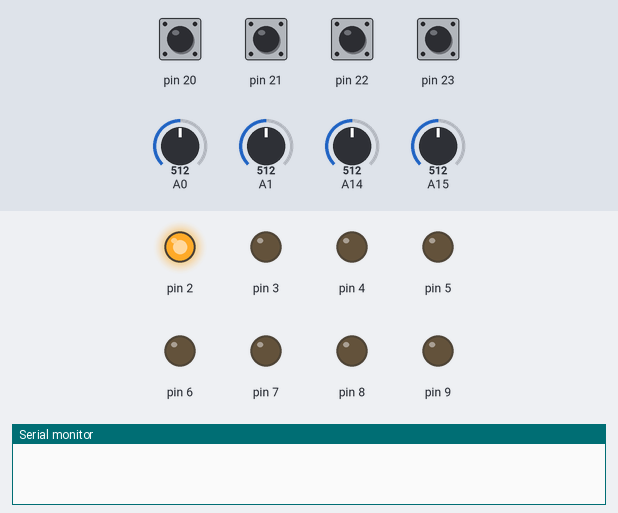
This sketch was run on a simulated Arduino Mega 2560, built with avr-gcc and run on an emulated ATmega2560. Parts: output pins drawn as LEDs (lit = HIGH), the last lines printed to the serial monitor. The test bench sets the inputs (shaded band); at power-on: pin 20–23 HIGH, A0 = 512, A1 = 512, A14 = 512, A15 = 512.

Above: at 0.1 s.
At 5.2 s:
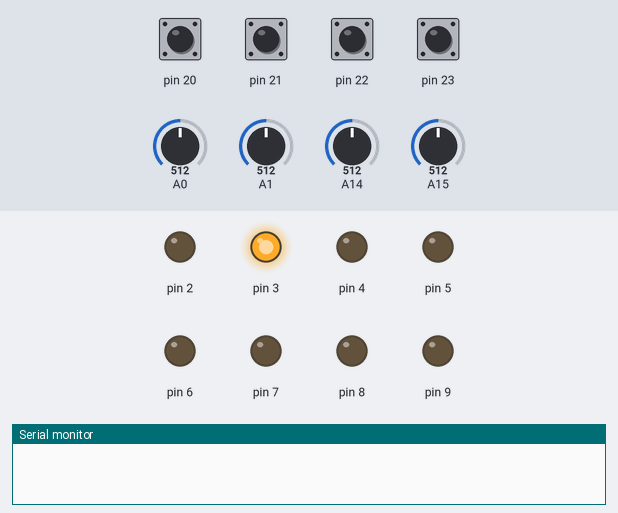
At 10.3 s:
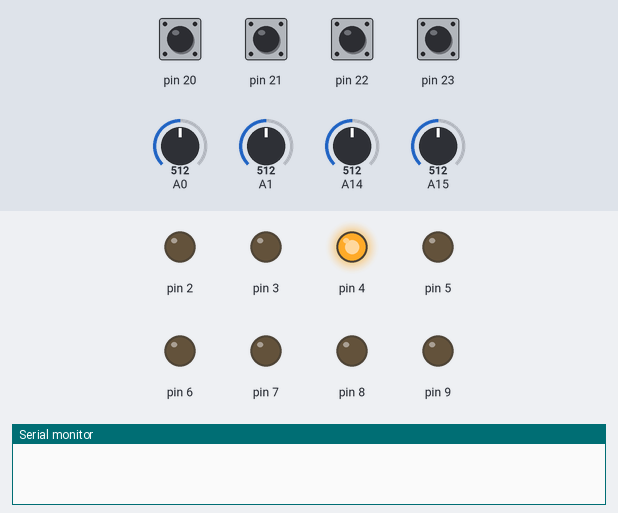
At 15.4 s:
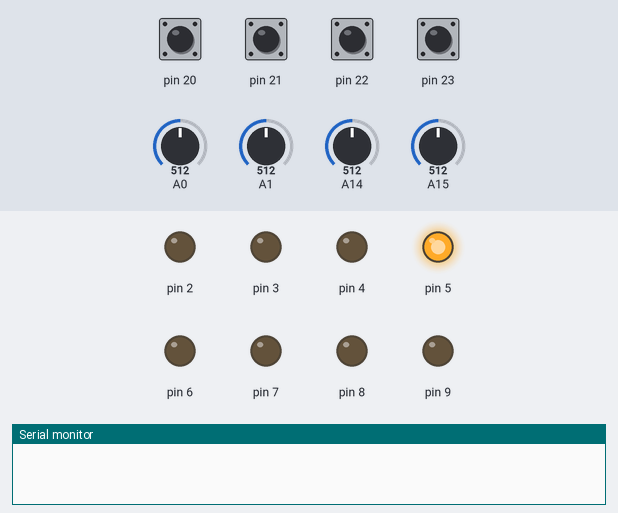
At 20.5 s:
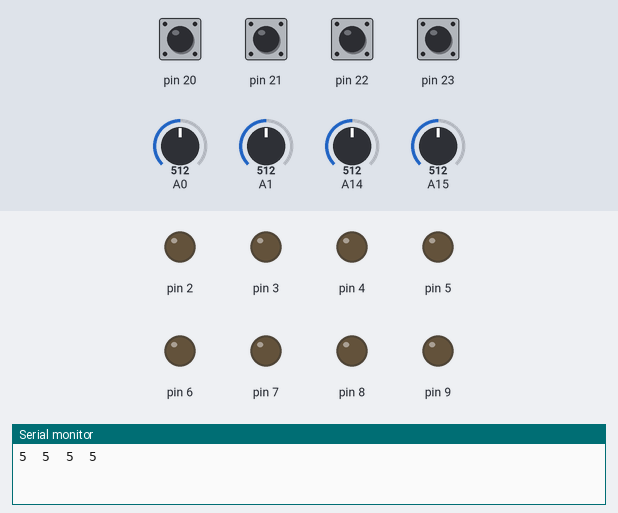
Timing chart, 0 to 22.0 s (numbered marks = the images above):
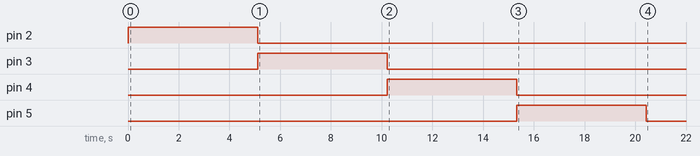

The sketch:

TestboardHardware.ino
```cpp
//#include "AssdetectorButton.h"
#include "Assdetector.h"
#include "RangeFinder.h"

/*****[Collection of Assdetectors]*****/
AssDetector buttox1(19,21,2);
AssDetector buttox2(19,22,3);
AssDetector buttox3(19,23,4);
AssDetector buttox4(19,20,5);

/*****[Collection of legDetectors]*****/
RangeFinder legDetector1(14, 50, 6);
RangeFinder legDetector2(15, 50, 7);
RangeFinder legDetector3(16, 50, 8);
RangeFinder legDetector4(17, 50, 9);

/*****[Payload that needs to be sent to the ledcontroller]*****/
const int payLoadLength = 10;
uint8_t payLoad[payLoadLength] = {

	'*', 	//Start of message
	0,		// 0 or 1 -- someone is sitting down on the outmost left spot
	0,		// 0 or 1 -- someone is sitting down on the middle left spot
	0,		// 0 or 1 -- someone is sitting down on the middle right spot
	0,		// 0 or 1 -- someone is sitting down on the outmost right spot
	0,		// 0 to 3 -- Rangefinder detection level outmost left sensor
	0,		// 0 to 3 -- Rangefinder detection level middle left sensor
	0,		// 0 to 3 -- Rangefinder detection level middle right sensor
	0,		// 0 to 3 -- Rangefinder detection level outmost right sensor
	'$'		//End of message
};

/*****[Timer Variables]*****/
unsigned int messageInterval = 100;
unsigned long previousTimeMessage = 0;

void setup(){

	Serial.begin(19200);
	Serial1.begin(19200);


	//only for hard value threshold
	buttox1.CalculateTreshold();
	buttox2.CalculateTreshold();
	buttox3.CalculateTreshold();
	buttox4.CalculateTreshold();

	//Serial.print("ready");
}

void loop(){
	unsigned long currentTime = millis();

	legDetector1.Update();
	legDetector2.Update();
	legDetector3.Update();
	legDetector4.Update();

	//use for hard value threshold
	buttox1.UpdateHard();
	buttox2.UpdateHard();
	buttox3.UpdateHard();
	buttox4.UpdateHard();

	composePayload();

	if((unsigned long)(currentTime - previousTimeMessage) >= messageInterval){
		//If the intervaltime has passed
		sendPayload();
		//Save the current time for the next interval
		previousTimeMessage = currentTime;
	}


	/*****[Debug part]*****/
	Serial.print(buttox1.DebugValues());
	Serial.print("\t");
	Serial.print(buttox2.DebugValues());
	Serial.print("\t");
	Serial.print(buttox3.DebugValues());
	Serial.print("\t");
	Serial.println(buttox4.DebugValues());
}

void  composePayload(){

	payLoad[1] = buttox1.ReturnState();
	payLoad[2] = buttox2.ReturnState();
	payLoad[3] = buttox3.ReturnState();
	payLoad[4] = buttox4.ReturnState();
	payLoad[5] = legDetector1.ReturnState();
	payLoad[6] = legDetector2.ReturnState();
	payLoad[7] = legDetector3.ReturnState();
	payLoad[8] = legDetector4.ReturnState();

	//buttox.ReturnState();
	//Debug for Rangefinder Values
	//Serial.println();
}

void sendPayload(){

	for(int i=0; i<payLoadLength; i++){
	   Serial1.write(payLoad[i]);

	   /*****[Debug]*****/
	   //Serial.print(payLoad[i]);
	  // Serial.print(" ");
	}
	//Serial.println();
}
```

Assdetector.h
```cpp
#include "CapacitiveSensor.h"
#include "SimpleKalmanFilter.h"

class AssDetector{

	int debugLedPin;
	int ledState;

	int currentCoupling;
	int prevCoupling;

	int assDetected;
	int thresholdHard;
	int thresholdChange;

	unsigned long interval;
	unsigned long previousTime;

	CapacitiveSensor cs;
	SimpleKalmanFilter kalmanFilter;

	public:
	AssDetector( int sendPin_, int receivePin_, int debugLedPin_): cs(sendPin_,receivePin_), kalmanFilter(10000,10000,0.05){
		//kalmanFilter(2000,2000,0.05)
		debugLedPin = debugLedPin_;

		currentCoupling = 0;
		prevCoupling = 0;

		ledState = LOW;
		assDetected = LOW;

		//interval =  600000;

		thresholdChange = 2000;
		//turn the led off
		pinMode(debugLedPin, OUTPUT);
		digitalWrite(debugLedPin, ledState);

		//Turn off autocalibration
		cs.set_CS_AutocaL_Millis(0xFFFFFFFF);

	}

	void UpdateHard(){
		//Use either this one to detect the asses not both!
		//make a snapshot of the time
		//unsigned long currentTime = millis();

		//calculate the current coupling value filtering using kalman
		currentCoupling = kalmanFilter.updateEstimate(cs.capacitiveSensor(20));

		if(currentCoupling > thresholdHard){
			//detection
			assDetected = HIGH;
			ledState = HIGH;
		}

		else if(currentCoupling < thresholdHard){

			assDetected = LOW;
			ledState = LOW;

			//if((unsigned long)(currentTime - previousTime) >= interval){
				//If the interval time has passed

				//Update the threshold hard
			//	thresholdHard = (0.4*currentCoupling)+currentCoupling;
			//	previousTime = currentTime;
				//Save the current time for the next interval
			//}
		}

		digitalWrite(debugLedPin, ledState);
	}

	void UpdateChange(){
		//Or use this one to detect the asses not both!

		//calculate the current coupling value filtering using kalman
		currentCoupling = kalmanFilter.updateEstimate(cs.capacitiveSensor(20));

		int change = currentCoupling - prevCoupling;

		if 		(change > thresholdChange){

			assDetected = HIGH;
			ledState = HIGH;
		}
		else if(change < -thresholdChange){

			assDetected = LOW;
			ledState = LOW;
		}

		prevCoupling = currentCoupling;
		digitalWrite(debugLedPin, ledState);
	}

	int ReturnState(){

		//return currentCoupling;
		return assDetected;
	}

	int DebugValues(){

		return currentCoupling;
	}

	void CalculateTreshold(){
		//threshold should be an increase of 20%
		//fill the kalmanFilter with data

		digitalWrite(debugLedPin, HIGH);
		for(int i=0; i<50; i++){
			currentCoupling = kalmanFilter.updateEstimate(cs.capacitiveSensor(20));
			delay(100);
		}

		//calculate the threshold
		thresholdHard = (0.7*currentCoupling)+currentCoupling;
		//thresholdHard = (currentCoupling + 2000);
		digitalWrite(debugLedPin, LOW);
	}

};
```

RangeFinder.h
```cpp
class RangeFinder{
	//declare variables
	int sensorPin;
	int debugLedPin;

	int reading;
	int sampleSize;

	int medianValue;
	int state;

	SimpleKalmanFilter kalmanFilter;

	public:
	RangeFinder( int sensorPin_, int sampleSize_, int debugLedPin_ ):kalmanFilter(10000,10000,0.05) {
		//set variables and one time operations
		sensorPin = sensorPin_;
		debugLedPin = debugLedPin_;
		sampleSize = sampleSize_;

		pinMode(debugLedPin, OUTPUT);
		digitalWrite(debugLedPin, LOW);
	}

	void Update(){
		//read the sensorState "SampleSize" times and store it in an array
		int distanceCm[sampleSize];

		for(int i=0; i<sampleSize; i++){
		    reading = analogRead(sensorPin);
		    distanceCm[i] = (reading/2)/0.3937;
		    //distanceCm[i] = reading;
		}

		medianValue = ReturnMedian(distanceCm, sampleSize);

		//set the debug led and the states
		if		(medianValue < 60)	{
			//people are very close to the sensor
			state = 3;
			digitalWrite(debugLedPin, HIGH);
		}
		else if (medianValue > 60 && medianValue < 200)	{
			//people are further then 60 cm roughly
			state = 2;
			digitalWrite(debugLedPin, HIGH);
		}
		else if (medianValue > 200 && medianValue < 400)	{
			state = 1;
			digitalWrite(debugLedPin, HIGH);
		}
		else if (medianValue > 400){

			state = 0;
			digitalWrite(debugLedPin, LOW);
		}
	}

	int ReturnState(){

		/*****[Debug]*****/
		//Serial.print(sensorPin);
		//Serial.print(" = ");
		//Serial.print(medianValue);
		//Serial.print(" = ");
		//Serial.print(state);
		//Serial.print("    ");

		return state;
	}

	private:
	int ReturnMedian(int values[], int valueAmount){
		//sort the values from small to big using bubble sort (don't use too much values!)
		//then return the median --> the middle reading

		//calculate the amount of passed needed
		int sortAmounts = valueAmount-1;
		//keep track of the amount of passes done to skip the already sorted places
		int count = 0;
		for(int i=0; i<sortAmounts; i++){
			//loop through the array skipping though the places already sorted by substracting the counts and skipping the last value
			for(int i=0; i<valueAmount-count-1; i++){
		    	//compare the current value to the next value
		    	if(values[i] > values[i+1]){
		    		//if the value is bigger, move it up the chain by swapping it
		    		//save the second value temporary
		    		int saveIt = values[i+1];
		    		//overwrite the second value with the first value
		    		values[i+1] = values[i];
		    		//overwrite the first value with the saved value
		    		values[i] = saveIt;
		    	}
		    }
		    //we've just done a pass, so lets record that fact
		    count ++;
		}

		//return the median
		return values[valueAmount/2+1];
	}
};
```
